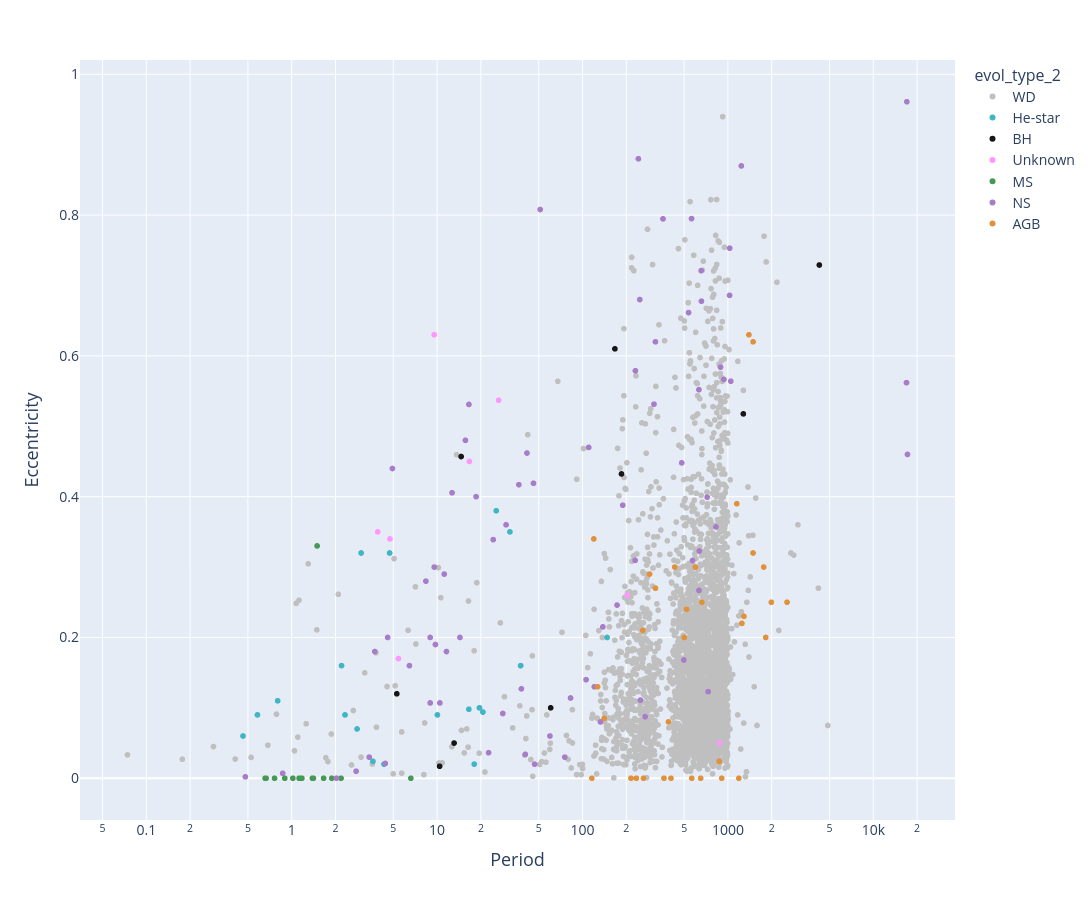

The cell this chart's notebook holds for it:
### Code cell
custom_colors = {
    'WD':'#bfbfbf',
    'He-star':'#3eb6c4',
    'MS':'#469955',
    'BH':'#161616',
    'NS':'#a77cc9',
    'AGB':'#e2913b',
    'HG':'#e2da3b',
    'RGB': '#cc5159'
}
fig = plotly_vars('Period', 'Eccentricity', pd_catalog_data, logx=True, logy=False, 
                  color_by='evol_type_2', color_map=custom_colors)

fig.show()

### Figure 1 — Plotly figure (JSON) as saved in the notebook; plotly's stock layout.template omitted (floating-point values rounded to 4 significant figures; data arrays with more than 128 entries replaced by an {"elided": "..."} marker saying what was removed)
{"data": [{"customdata": {"elided": "3404x9 str values"}, "hovertemplate": "Period=%{x:.3f}<br>Eccentricity=%{y:.3f}<br>System Name=%{customdata[0]}<br>Type1=%{customdata[1]}<br>Type2=%{customdata[2]}<br>evol_type_1=%{customdata[3]}<br>obs_type_1=%{customdata[5]}<br>obs_type_2=%{customdata[6]}<br>system_class=%{customdata[7]}<extra></extra>", "legendgroup": "WD", "marker": {"color": "#bfbfbf", "size": 6, "symbol": "circle"}, "mode": "markers", "name": "WD", "showlegend": true, "type": "scattergl", "x": {"elided": "3404 float values"}, "xaxis": "x", "y": {"elided": "3404 float values"}, "yaxis": "y"}, {"customdata": {"elided": "20x9 str values"}, "hovertemplate": "Period=%{x:.3f}<br>Eccentricity=%{y:.3f}<br>System Name=%{customdata[0]}<br>Type1=%{customdata[1]}<br>Type2=%{customdata[2]}<br>evol_type_1=%{customdata[3]}<br>obs_type_1=%{customdata[5]}<br>obs_type_2=%{customdata[6]}<br>system_class=%{customdata[7]}<extra></extra>", "legendgroup": "He-star", "marker": {"color": "#3eb6c4", "size": 6, "symbol": "circle"}, "mode": "markers", "name": "He-star", "showlegend": true, "type": "scattergl", "x": [147.6, 17.99, 2.202, 2.816, 31.69, 4.713, 37.59, 2.326, 3.003, 4.312, 25.5, 10.05, 19.56, 19.56, 0.4625, 0.5816, 0.8008, 3.622, 16.54, 20.66], "xaxis": "x", "y": [0.2, 0.02, 0.16, 0.07, 0.35, 0.32, 0.16, 0.09, 0.32, 0.02, 0.38, 0.09, 0.1, 0.1, 0.06, 0.09, 0.11, 0.024, 0.098, 0.094], "yaxis": "y"}, {"customdata": [["Gaia BH1", "MS", "BH", "MS", "BH", "", "", "Astrometric compact object", "BH"], ["Gaia BH2", "RG", "BH", "RGB", "BH", "RG", "", "Astrometric compact object", "BH"], ["Gaia BH3", "RG", "BH", "RGB", "BH", "RG", "", "Astrometric compact object", "BH"], ["VFTS 243", "O7V", "BH", "MS", "BH", "O7V", "", "Spectroscopic compact object", "BH"], ["NGC 3201 #12560", "MS", "BH", "MS", "BH", "", "", "Spectroscopic compact object", "BH"], ["HD 130298", "O6.5III", "BH", "MS", "BH", "O6.5III", "", "Spectroscopic compact object", "BH"], ["HD 96670", "", "", "MS", "BH", "O7V(f)n", "BH", "high-mass XRB", "BH"], ["SS 433", "", "", "MS", "BH", "A7Ib", "BH", "high-mass XRB", "BH"], ["MWC 656", "", "", "MS", "BH", "B1.5-B2IIIe", "BH", "high-mass XRB", "BH"]], "hovertemplate": "Period=%{x:.3f}<br>Eccentricity=%{y:.3f}<br>System Name=%{customdata[0]}<br>Type1=%{customdata[1]}<br>Type2=%{customdata[2]}<br>evol_type_1=%{customdata[3]}<br>obs_type_1=%{customdata[5]}<br>obs_type_2=%{customdata[6]}<br>system_class=%{customdata[7]}<extra></extra>", "legendgroup": "BH", "marker": {"color": "#161616", "size": 6, "symbol": "circle"}, "mode": "markers", "name": "BH", "showlegend": true, "type": "scattergl", "x": [185.4, 1277.0, 4253.0, 10.4, 167.0, 14.63, 5.284, 13.08, 60.37], "xaxis": "x", "y": [0.4323, 0.5176, 0.7291, 0.017, 0.61, 0.457, 0.12, 0.05, 0.1], "yaxis": "y"}, {"customdata": [["G3425", "RG", "BH?", "RGB", "", "RG", "BH?", "Spectroscopic compact object", "Unknown"], ["gam Cas", "", "", "MS", "", "B0.5IVpe", "", "high-mass XRB", "Unknown"], ["LS I+61 303", "", "", "MS", "", "B0Ve", "", "high-mass XRB", "Unknown"], ["IGR J08408-4503", "", "", "MS", "", "O8.5Ib-II(f)p", "", "high-mass XRB", "Unknown"], ["Cir X-1", "", "", "MS", "", "B5-A0 I", "", "high-mass XRB", "Unknown"], ["IGR J18214-1318", "", "", "MS", "", "B0V-O9I", "", "high-mass XRB", "Unknown"], ["LS 5039", "", "", "MS", "", "ON6.5V(f)", "", "high-mass XRB", "Unknown"], ["IGR J18450-0435", "", "", "MS", "", "O9.5I", "", "high-mass XRB", "Unknown"]], "hovertemplate": "Period=%{x:.3f}<br>Eccentricity=%{y:.3f}<br>System Name=%{customdata[0]}<br>Type1=%{customdata[1]}<br>Type2=%{customdata[2]}<br>evol_type_1=%{customdata[3]}<br>obs_type_1=%{customdata[5]}<br>obs_type_2=%{customdata[6]}<br>system_class=%{customdata[7]}<extra></extra>", "legendgroup": "Unknown", "marker": {"color": "#FF97FF", "size": 6, "symbol": "circle"}, "mode": "markers", "name": "Unknown", "showlegend": true, "type": "scattergl", "x": [877.0, 203.4, 26.5, 9.544, 16.68, 5.425, 3.906, 4.74], "xaxis": "x", "y": [0.05, 0.26, 0.537, 0.63, 0.45, 0.17, 0.35, 0.34], "yaxis": "y"}, {"customdata": {"elided": "15x9 str values"}, "hovertemplate": "Period=%{x:.3f}<br>Eccentricity=%{y:.3f}<br>System Name=%{customdata[0]}<br>Type1=%{customdata[1]}<br>Type2=%{customdata[2]}<br>evol_type_1=%{customdata[3]}<br>obs_type_1=%{customdata[5]}<br>obs_type_2=%{customdata[6]}<br>system_class=%{customdata[7]}<extra></extra>", "legendgroup": "MS", "marker": {"color": "#469955", "size": 6, "symbol": "circle"}, "mode": "markers", "name": "MS", "showlegend": true, "type": "scattergl", "x": [2.185, 1.175, 1.387, 1.886, 1.124, 0.6668, 0.8966, 1.658, 1.495, 0.7619, 1.411, 1.141, 0.6563, 6.598, 1.019], "xaxis": "x", "y": [0.0, 0.0, 0.0, 0.0, 0.0, 0.0, 0.0, 0.0, 0.33, 0.0, 0.0, 0.0, 0.0, 0.0, 0.0], "yaxis": "y"}, {"customdata": {"elided": "75x9 str values"}, "hovertemplate": "Period=%{x:.3f}<br>Eccentricity=%{y:.3f}<br>System Name=%{customdata[0]}<br>Type1=%{customdata[1]}<br>Type2=%{customdata[2]}<br>evol_type_1=%{customdata[3]}<br>obs_type_1=%{customdata[5]}<br>obs_type_2=%{customdata[6]}<br>system_class=%{customdata[7]}<extra></extra>", "legendgroup": "NS", "marker": {"color": "#a77cc9", "size": 6, "symbol": "circle"}, "mode": "markers", "name": "NS", "showlegend": true, "type": "scattergl", "x": [730.9, 189.1, 230.2, 310.2, 481.0, 497.6, 536.1, 561.8, 570.9, 631.8, 632.6, 636.1, 654.6, 657.4, 719.8, 827.0, 889.5, 938.3, 1027.0, 1029.0, 1046.0, 357.8, 82.72, 0.8666, 16910.0, 2.774, 120.6, 46.81, 0.4799, 138.0, 51.17, 1237.0, 231.0, 17000.0, 269.4, 17180.0, 15.66, 11.6, 24.32, 28.3, 36.5, 250.3, 110.3, 317.3, 11.2, 59.69, 105.8, 8.963, 247.8, 16.55, 2.033, 14.37, 41.5, 3.728, 75.56, 132.9, 8.96, 10.45, 3.412, 9.74, 29.81, 4.927, 4.57, 6.453, 242.2, 18.55, 37.97, 22.58, 8.375, 4.401, 172.7, 40.41, 46.02, 12.67, 9.558], "xaxis": "x", "y": [0.123, 0.3879, 0.3095, 0.5314, 0.448, 0.168, 0.6615, 0.795, 0.3093, 0.552, 0.2668, 0.3228, 0.721, 0.6777, 0.3993, 0.357, 0.584, 0.5666, 0.686, 0.753, 0.564, 0.7946, 0.114, 0.007, 0.562, 0.01, 0.13, 0.02, 0.002, 0.215, 0.8079, 0.8699, 0.5789, 0.961, 0.08742, 0.46, 0.48, 0.18, 0.339, 0.092, 0.417, 0.111, 0.47, 0.62, 0.29, 0.06, 0.14, 0.107, 0.68, 0.531, 0.0001, 0.2, 0.462, 0.18, 0.03, 0.08, 0.2, 0.107, 0.03, 0.19, 0.36, 0.44, 0.2, 0.16, 0.88, 0.4, 0.127, 0.0363, 0.28, 0.021, 0.246, 0.034, 0.419, 0.4055, 0.3], "yaxis": "y"}, {"customdata": {"elided": "33x9 str values"}, "hovertemplate": "Period=%{x:.3f}<br>Eccentricity=%{y:.3f}<br>System Name=%{customdata[0]}<br>Type1=%{customdata[1]}<br>Type2=%{customdata[2]}<br>evol_type_1=%{customdata[3]}<br>obs_type_1=%{customdata[5]}<br>obs_type_2=%{customdata[6]}<br>system_class=%{customdata[7]}<extra></extra>", "legendgroup": "AGB", "marker": {"color": "#e2913b", "size": 6, "symbol": "circle"}, "mode": "markers", "name": "AGB", "showlegend": true, "type": "scattergl", "x": [289.1, 1189.0, 871.7, 140.8, 1248.0, 1151.0, 317.6, 597.4, 1289.0, 1989.0, 906.3, 1488.0, 363.3, 259.6, 1818.0, 430.6, 234.4, 262.6, 215.4, 501.1, 1762.0, 390.2, 649.8, 1394.0, 519.7, 127.0, 119.6, 1489.0, 116.0, 406.0, 564.3, 662.2, 2550.0], "xaxis": "x", "y": [0.29, 0.0, 0.024, 0.085, 0.22, 0.39, 0.27, 0.3, 0.23, 0.25, 0.0, 0.32, 0.0, 0.21, 0.2, 0.3, 0.0, 0.0, 0.0, 0.2, 0.3, 0.08, 0.0, 0.63, 0.24, 0.13, 0.34, 0.62, 0.0, 0.0, 0.0, 0.25, 0.25], "yaxis": "y"}], "layout": {"height": 900, "legend": {"font": {"size": 14}, "title": {"font": {"size": 16}, "text": "evol_type_2"}, "tracegroupgap": 0}, "margin": {"t": 60}, "width": 1200, "xaxis": {"anchor": "y", "domain": [0, 1], "tickfont": {"size": 14}, "title": {"font": {"size": 18}, "text": "Period"}, "type": "log"}, "yaxis": {"anchor": "x", "domain": [0, 1], "tickfont": {"size": 14}, "title": {"font": {"size": 18}, "text": "Eccentricity"}}}}
